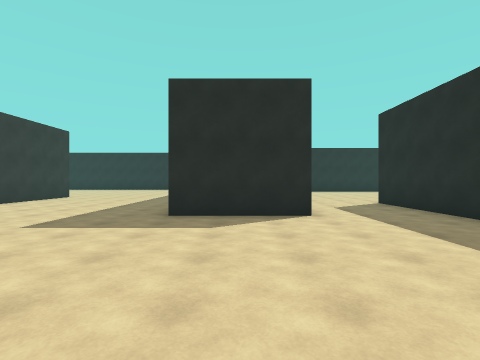
view 1 (above)

23 first-person views from a walk through a scene from a Unity 3-D project. The camera is 1.5 m above the floor, looks level and sees 85° across. The floor is counted in squares, 2 m on a side. Each view is taken from the middle of a square. On the plan, view 1 faces up. The plan holds only what a view shows up to about 9 squares ahead; the rest is blank. The place goes on beyond the plan. The player is left out. Some animated figures are left out. Surface patterns are stand-ins for the level's own textures.

view 2
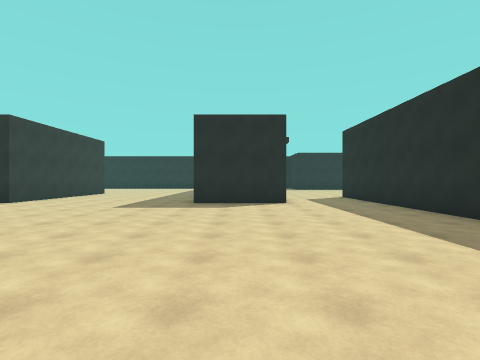

view 3
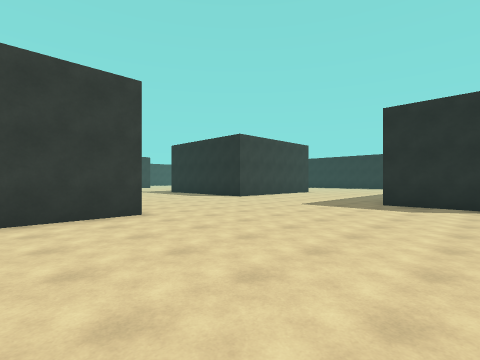

view 4
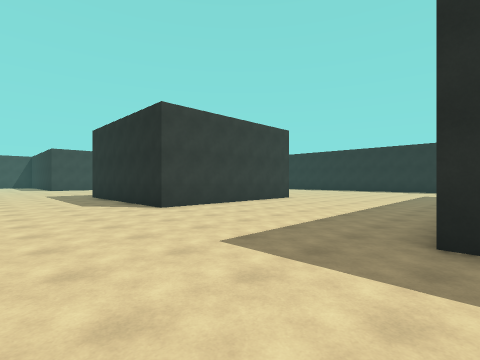

view 5
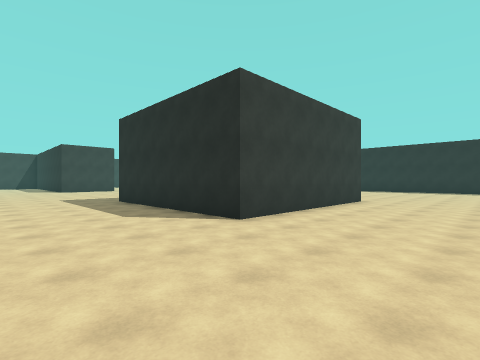

view 6
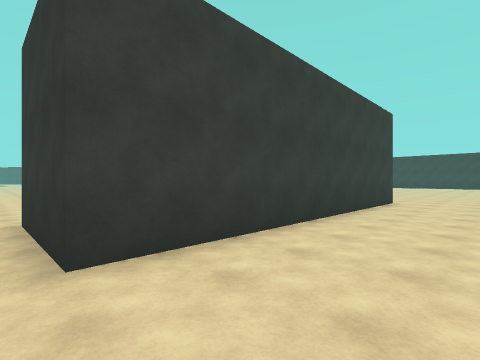

view 7
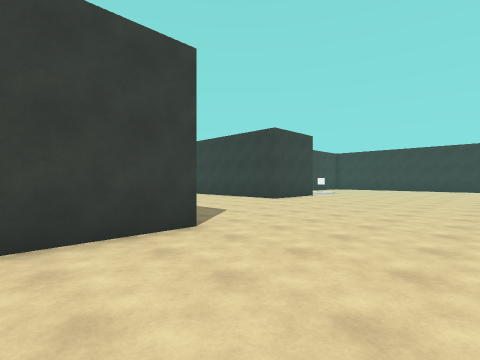

view 8
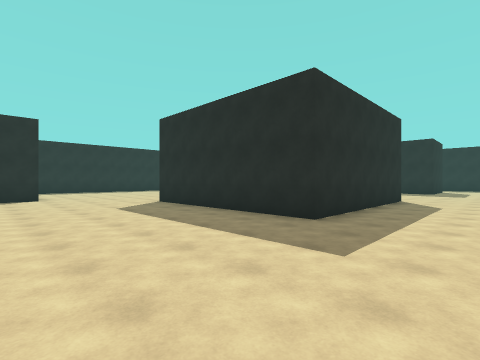

view 9
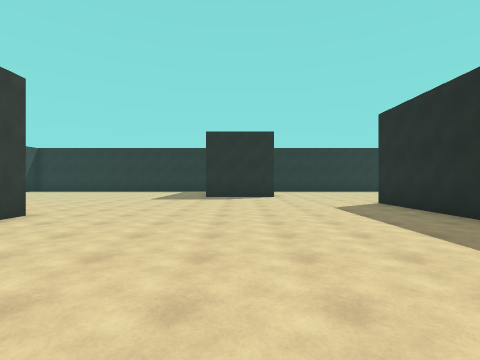

view 10
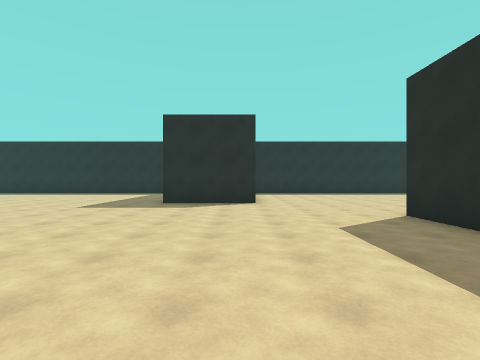

view 11
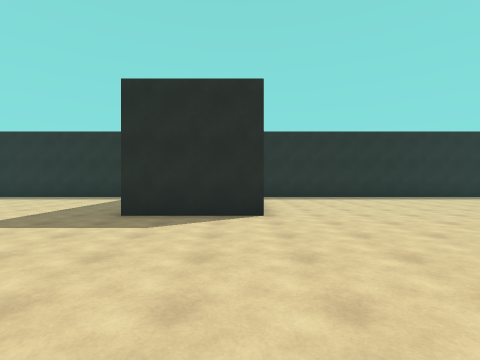

view 12
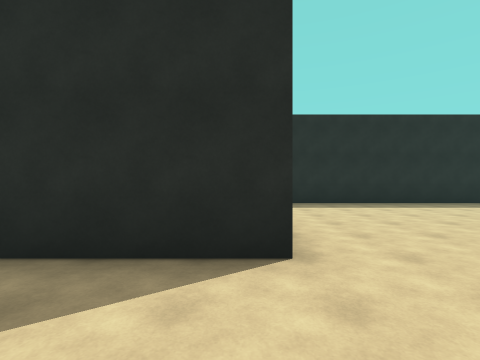

view 13
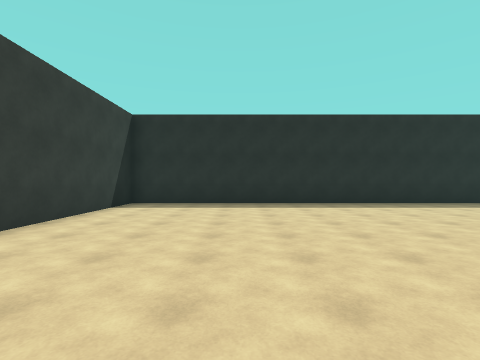

view 14
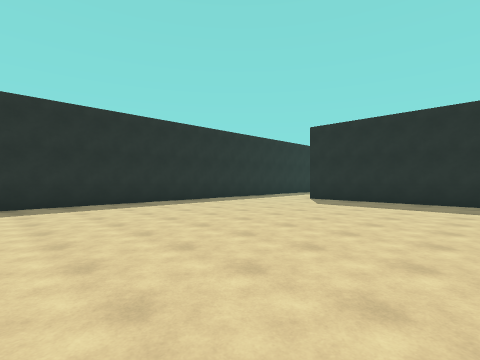

view 15
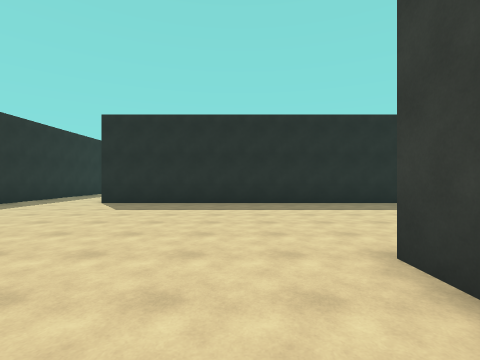

view 16
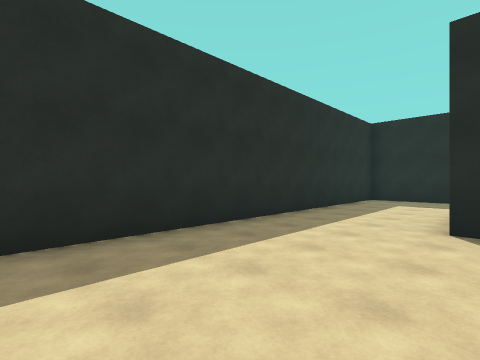

view 17
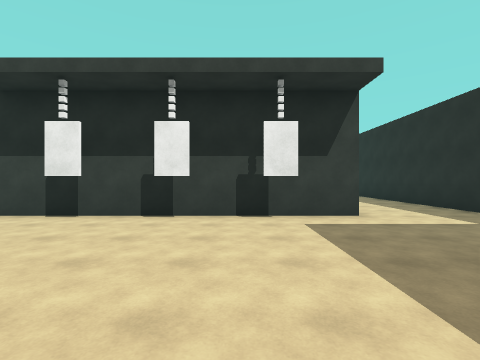

view 18
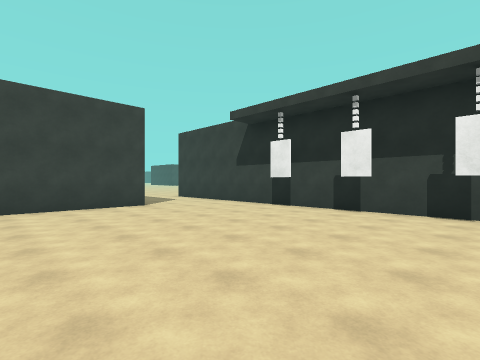

view 19
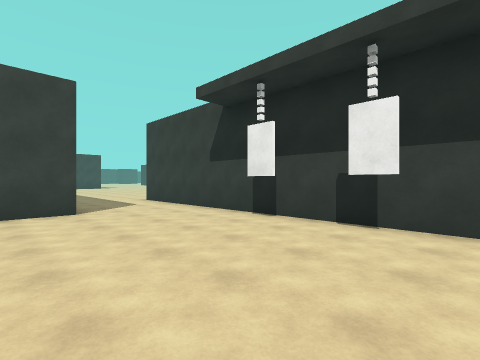

view 20
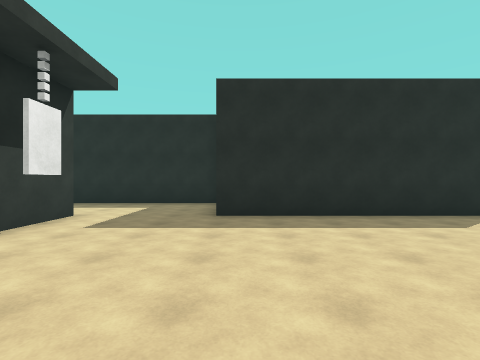

view 21
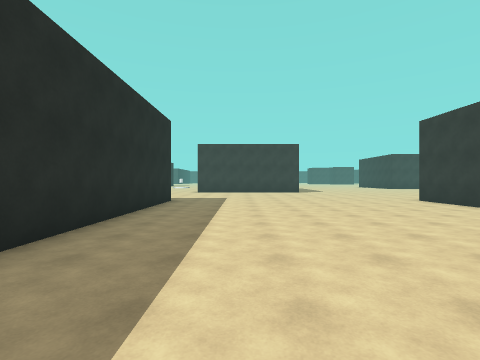

view 22
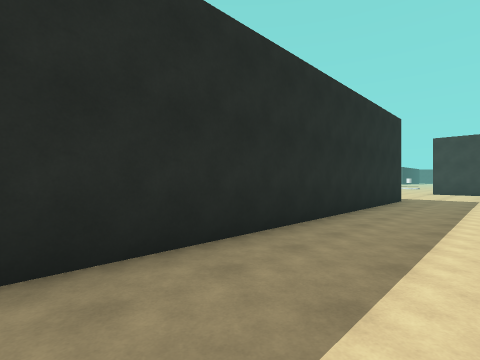

view 23
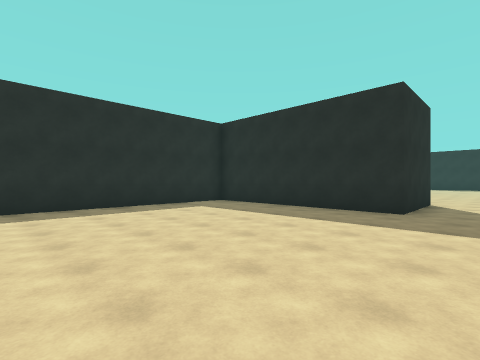

### Floor plan
Points are (right, up) in squares from view 1. A wall is a line through its corners. A room is listed if a view was taken in it or the views show most of it. See-through windows are left out.
Room 1 (views 1, 2, 3, 4, 5, 6, 7, 8, 9, 10, 11, 12, 13, 14, 15, 16, 17, 18, 19, 20, 21, 22, 23)
walls: (-16.4, 14.5) (-19.5, 14.5) (-19.5, 19.2); (-8.4, 11.5) (-7.5, 11.5) (-7.5, 5.5) (-13.5, 5.5) (-13.5, 11.5); (-22.5, 8.5) (-22.5, 7.9); (-13.6, -0.5) (-4.5, -0.5) (-4.5, -3.5); (-1.5, 7.9) (-1.5, 17.5); (-20.8, 20.5) (-25.8, 20.5); (1.6, 5.5) (-1.5, 5.5); (1.5, 17.5) (1.5, 6.7); (4.5, 18.1) (4.5, 19.2); (4.2, 20.5) (-16.5, 20.5) (-16.5, 15.8); (4.5, -3.3) (4.5, 8.5) (7.7, 8.5); (8.5, 17.5) (4.5, 17.5)
objects: other object (2, 12); other object (2, 14); other object (2, 16)

Positions as (right, up) in squares from view 1, and headings:
1: (0, 0), facing up
2: (0, -3), facing up
3: (1, -3), facing up-left
4: (-1, 2), facing up-left
5: (-4, 2), facing up-left
6: (-4, 2), facing down-left
7: (-11, 3), facing down-left
8: (-18, 3), facing up-right
9: (-18, 3), facing up
10: (-17, 6), facing up
11: (-17, 9), facing up
12: (-17, 12), facing up
13: (-13, 12), facing up
14: (-11, 12), facing up-right
15: (-10, 13), facing right
16: (-6, 17), facing up-right
17: (7, 15), facing left
18: (8, 16), facing down-left
19: (6, 15), facing down-left
20: (5, 12), facing up
21: (2, 6), facing down
22: (2, 7), facing down-right
23: (-26, 13), facing up-right
